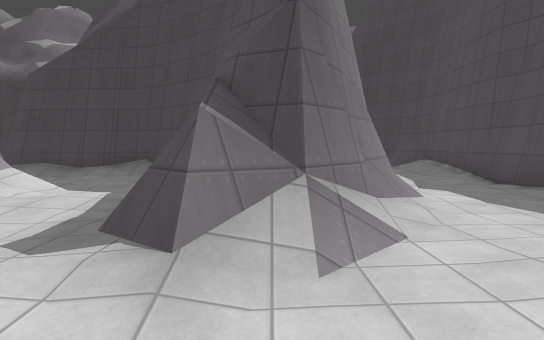
view 1 (above)

20 first-person views from a walk through a level from a Godot 3-D game. The camera is 1.3 m above the floor, tilts 4° down and sees 75° across. The floor is counted in squares, 2 m on a side. Each view is taken from the middle of a square. On the plan, view 1 faces up. The plan holds only what a view shows up to about 10 squares ahead; the rest is blank. The place goes on beyond the plan. Surface patterns are stand-ins for the level's own textures.

view 2
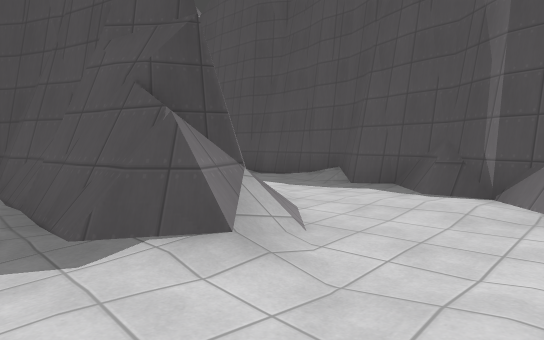

view 3
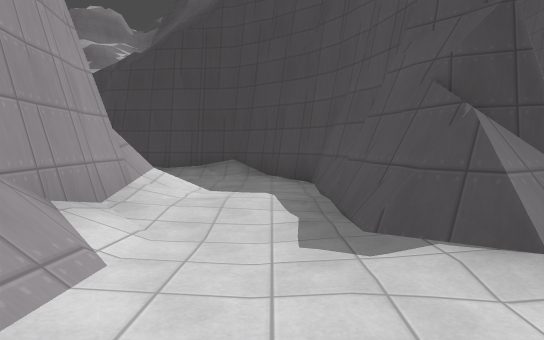

view 4
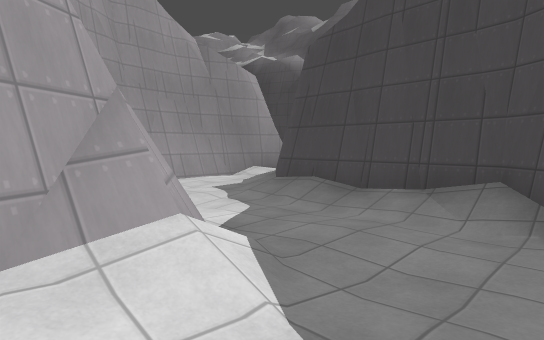

view 5
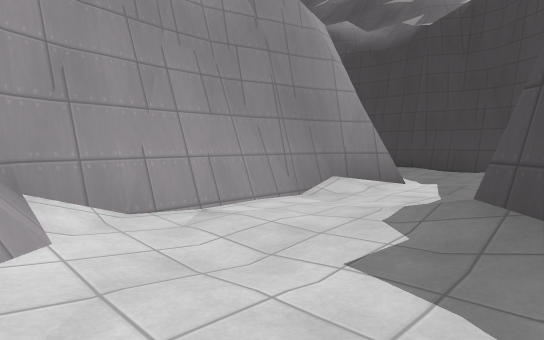

view 6
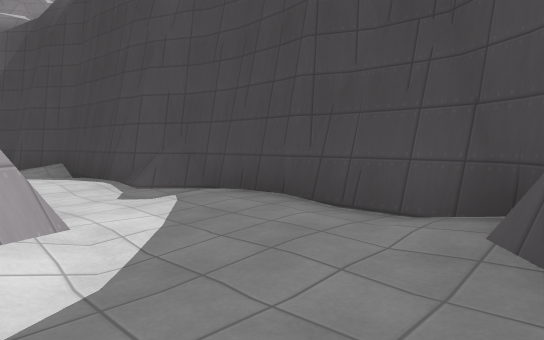

view 7
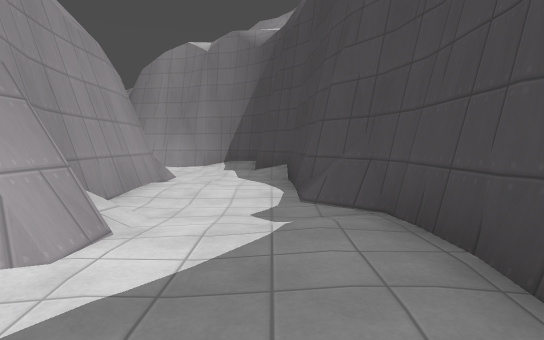

view 8
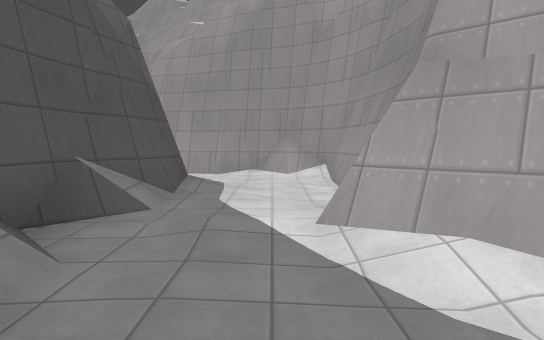

view 9
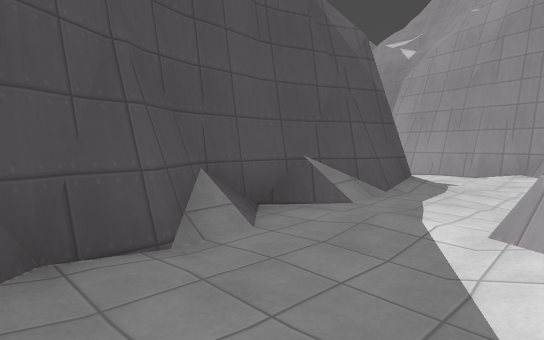

view 10
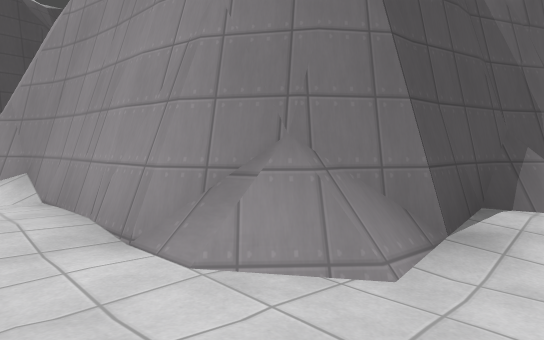

view 11
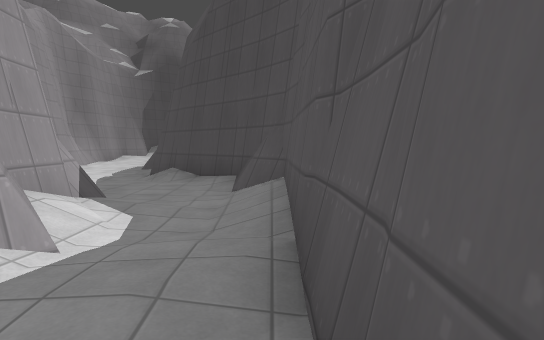

view 12
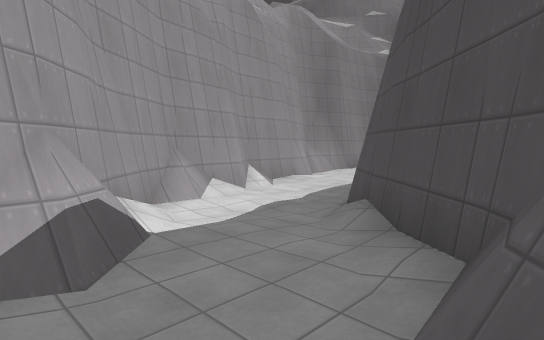

view 13
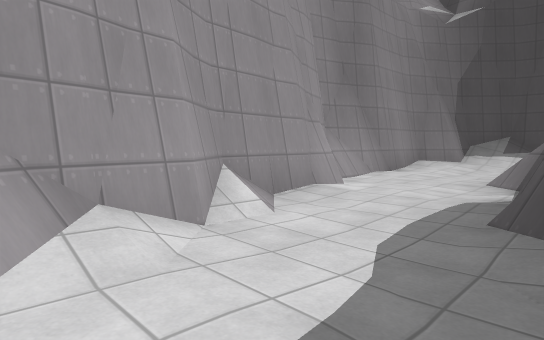

view 14
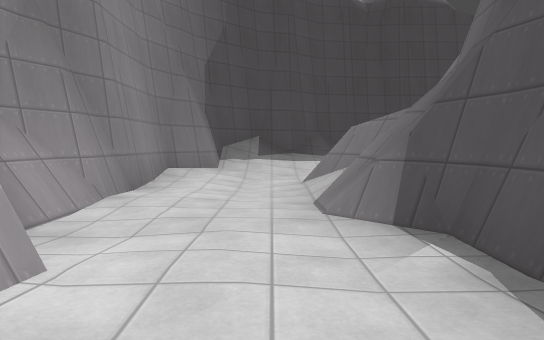

view 15
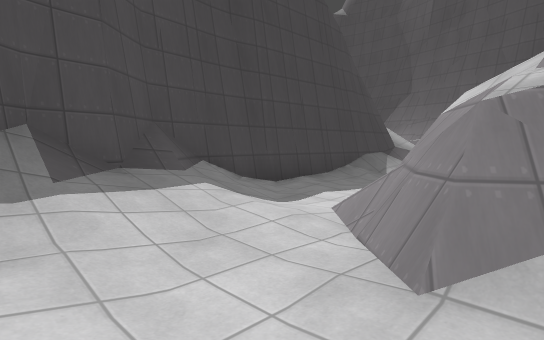

view 16
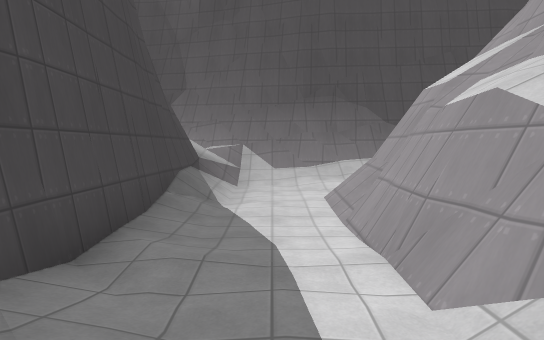

view 17
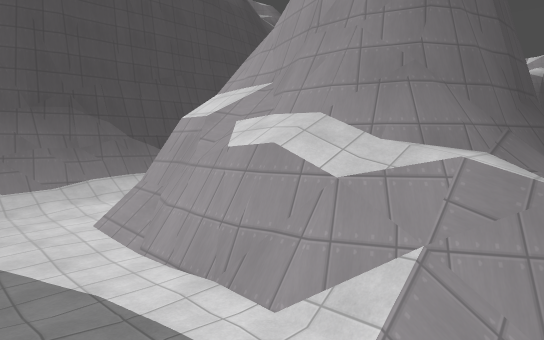

view 18
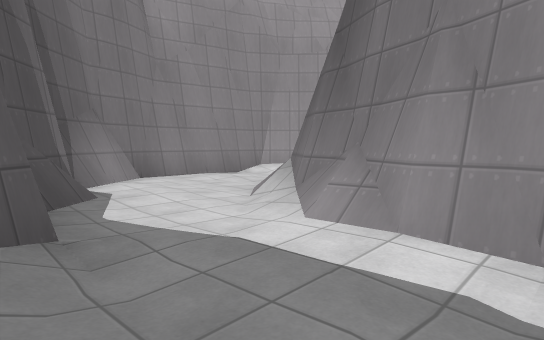

view 19
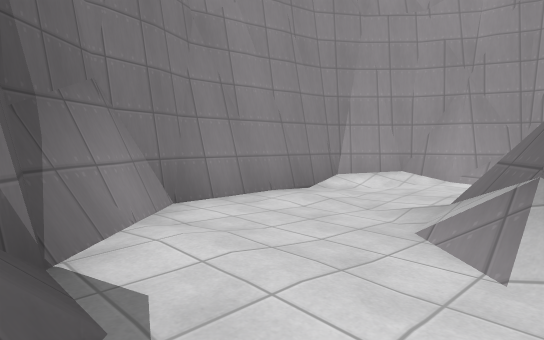

view 20
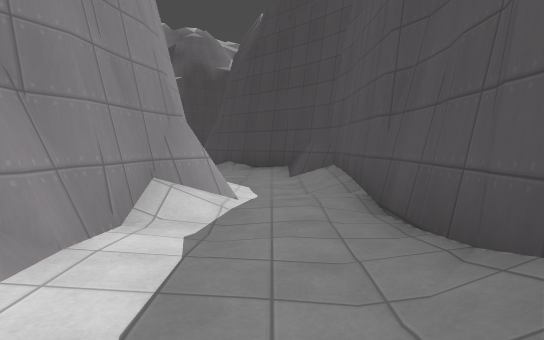

### Floor plan
Key: @ floor where view 1 was taken; # wall or solid block; . main floor; : floor 0.25 m higher than the main floor; - floor 0.25 m lower than the main floor; + floor 0.5 m higher than the main floor; / step, stairs or slope; = window, fence, low wall or low ledge.
Columns run from 17 left of view 1 to 10 right of it. Each row starts with its distance up from view 1.
 25                 #########  #
 24                ##//.../////#
 23               ##/+......./##
 22               #/../###//:=##
 21               #..#=#####//#
 20               #..###     =#
 19               #..=#       #
 18               #..##
 17               #...#
 16               ##..#
 15 ###########    #..#
 14 #/...-....##   #..##
 13 .....-.....#   #/.-##
 12 ..######/..#   ##...##
 11 -##    ##..#    #/...#
 10 .#     ##..#    ###..##
  9 .#      #./#      #/.:#
  8  #      #..###### ##./#
  7         #.......# ##./#
  6         ##......###/..#
  5          #####/.###../#
  4              #..###..##
  3              #..##/..#
  2              #/.//..##
  1              ##.....#
  0               #..@.##
 -1               ######

Positions as (right, up) in squares from view 1, and headings:
1: (0, 0), facing up
2: (-2, 0), facing up-right
3: (-2, 0), facing up
4: (-2, 4), facing up-left
5: (-6, 6), facing up-left
6: (-7, 12), facing up-left
7: (-8, 14), facing left
8: (-8, 14), facing down
9: (-9, 14), facing down-right
10: (-17, 13), facing down-right
11: (4, 5), facing up
12: (4, 9), facing up-left
13: (1, 12), facing up-left
14: (-1, 15), facing up
15: (-2, 20), facing up-right
16: (0, 23), facing right
17: (0, 24), facing down-right
18: (4, 6), facing down-left
19: (3, 3), facing down-left
20: (3, 3), facing up
